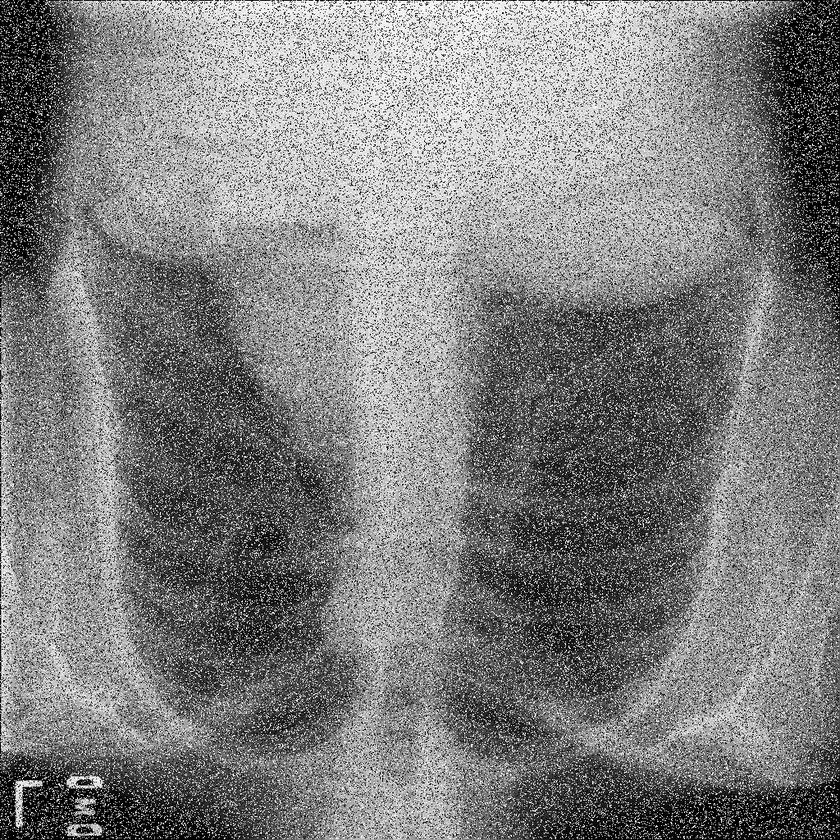
#> input picture hw2.png, 840 x 840 px, shrunk from 1024 x 1024 before the run
$ jupyter execute '113003815_楊東偉_HW2.ipynb'
#> lines starting #> are read from the running program, lines starting #| are printed output that depends on the picture
# **Homework 2**

## **Basis of Numpy Library**

Numpy is the core library for scientific computing in Python. It provides a high-performance multidimensional array object and tools for working with these **arrays**.

To use Numpy, we first need to import the `numpy` package:

[cell 1]
# import library
import numpy as np

### **Arrays**

- A numpy array is a grid of values, all of the same type, and is indexed by a tuple of nonnegative integers.

- The number of dimensions is the rank of the array;

- The shape of an array is a tuple of integers giving the size of the array along each dimension.

**Exercise:**
- What is an **array**?
- Give an example that can be represented by an array.

[cell 2]
# create 1d array
import numpy as np
array_1d = np.array([1, 2, 3, 4, 5])
print(array_1d)

[cell 3]
# print shape
import numpy as np
array_1d = np.array([1, 2, 3, 4, 5])
print(array_1d.shape)

[cell 4]
# create 2d array
import numpy as np
array_2d =np.array([[1, 2, 3],[4, 5, 6]])
print(array_2d)

[cell 5]
# print shape
import numpy as np
array_2d =np.array([[1, 2, 3],[4, 5, 6]])
print(array_2d.shape)

[cell 6]
# create 3d array
import numpy as np
array_3d =np.array([[[1, 2, 3],[4, 5, 6]],[[11,12,13],[14,15,16]]])
print(array_3d)
print (array_3d.ndim)

[cell 7]
# print shape
import numpy as np
array_3d =np.array([[[1, 2, 3],[4, 5, 6]],[[11,12,13],[14,15,16]]])
print(array_3d.shape)
print(array_3d.ndim)

### **Array Indexing**

[cell 8]
# print the second element in your 1d array
import numpy as np
array_1d = np.array([1, 2, 3, 4, 5])
print(array_1d[1])

[cell 9]
# print the first row second element in your 2d array
import numpy as np
array_2d =np.array([[1, 2, 3],[4, 5, 6]])
print(array_2d[0,1])

[cell 10]
# print the first rank first row second element in your 3d array
import numpy as np
array_3d =np.array([[[1, 2, 3],[4, 5, 6]],[[11,12,13],[14,15,16]]])
print(array_3d[0,0,1])

### **Array Operations**

[cell 11]
# create 2 2d-array
import numpy as np
x = np.array([[1, 2],[3, 4]], dtype=int)
y = np.array([[5, 6],[7, 8]], dtype=int)
# Elementwise sum; both produce an array
print(x + y)
print(np.add(x, y))

[cell 12]
# Elementwise difference; both produce an array
import numpy as np
x = np.array([[1, 2],[3, 4]], dtype=int)
y = np.array([[5, 6],[7, 8]], dtype=int)
print(x - y)
print(np.subtract(x, y))

[cell 13]
# Elementwise division; both produce an array
import numpy as np
x = np.array([[1, 2],[3, 4]], dtype=int)
y = np.array([[5, 6],[7, 8]], dtype=int)
print(x / y)
print(np.divide(x, y))

[cell 14]
# Elementwise product; both produce the array
import numpy as np
x = np.array([[1, 2],[3, 4]], dtype=int)
y = np.array([[5, 6],[7, 8]], dtype=int)
print(x * y)
print(np.multiply(x, y))

[cell 15]
# Dot product or matrix multiplication
import numpy as np
x = np.array([[1, 2],[3, 4]], dtype=int)
y = np.array([[5, 6],[7, 8]], dtype=int)
print(x.dot(y))
print(np.dot(x, y))

## Basis of OpenCV

[cell 16]
# read file
import cv2
import matplotlib.pyplot as plt
filename = 'hw2.png'  # your file path
img = cv2.imread(filename)
#> img is the input picture: shape (840, 840, 3); min 0, max 255, mean 126.7
img_rgb = cv2.cvtColor(img, cv2.COLOR_BGR2RGB)  # Convert BGR to RGB for correct color display
plt.imshow(img_rgb)
plt.title("Image Display")
plt.axis('off')  # Hide axes
plt.show()
print(img.shape)
#| (840, 840, 3)

[cell 17]
# Rotate
import cv2
import matplotlib.pyplot as plt
import numpy as np
filename = 'hw2.png'  # your file path
img = cv2.imread(filename)
img_rgb = cv2.cvtColor(img, cv2.COLOR_BGR2RGB)  # Convert BGR to RGB for correct color display

(h,w,d) = img.shape # Read picture format
#> h = 840; w = 840; d = 3
center = (w//2,h//2) # Find the center of image
#> center = (420, 420)
P = cv2.getRotationMatrix2D(center,-180,1.0)
rotate_img = cv2.warpAffine(img_rgb,P,(w,h))
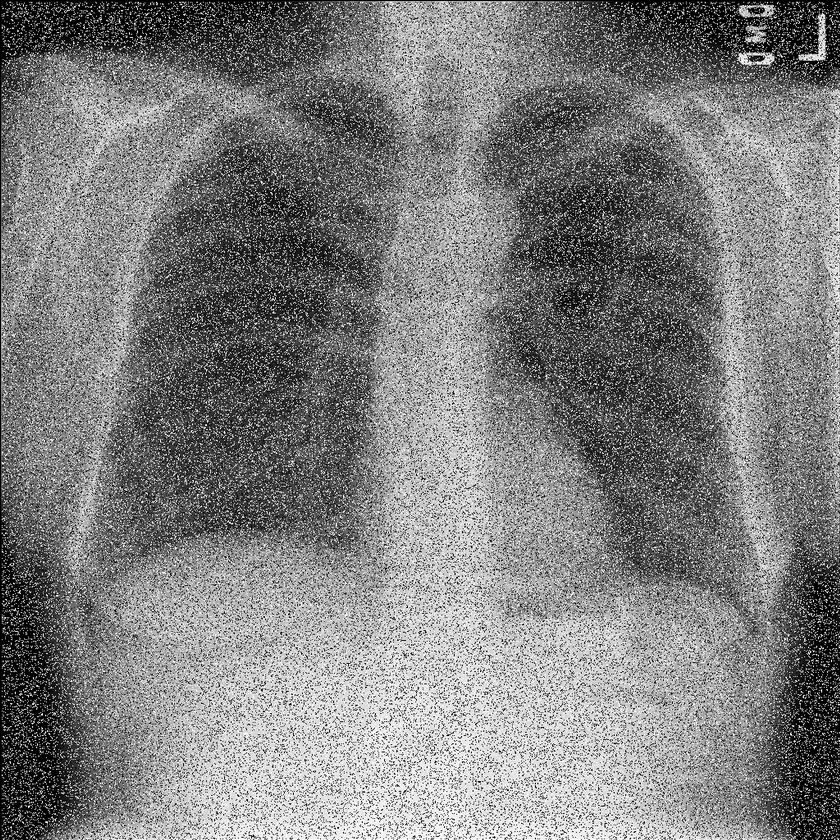
#> rotate_img: shape (840, 840, 3); min 0, max 255, mean 126.6

plt.imshow(rotate_img)
plt.title("Image Display")
plt.axis('off')  # Hide axes
plt.show()
print(img.shape)
#| (840, 840, 3)

[cell 18]
# Denoise by filter
import cv2
import matplotlib.pyplot as plt
import numpy as np

filename = 'hw2.png'  # your file path
img = cv2.imread(filename)
img_rgb = cv2.cvtColor(img, cv2.COLOR_BGR2RGB)  # Convert BGR to RGB for correct color display
(h, w, d) = img.shape  # Read picture format
center = (w // 2, h // 2)  # Find the center of image
P = cv2.getRotationMatrix2D(center, -180, 1.0)
rotate_img = cv2.warpAffine(img_rgb, P, (w, h))
img_raw=rotate_img
denoised_image = cv2.GaussianBlur(img_raw, (21, 21), 0)
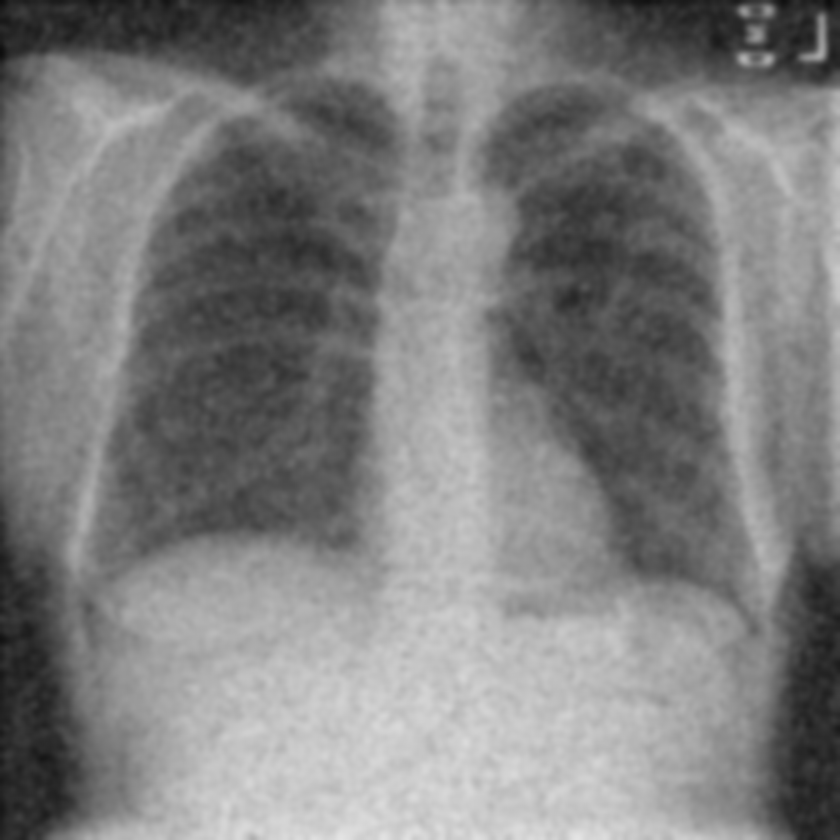
#> denoised_image: shape (840, 840, 3); min 12, max 228, mean 126.7
output_filename = 'denoised_image.png'
output_filename = 'denoised_image.png'
cv2.imwrite(output_filename, cv2.cvtColor(denoised_image, cv2.COLOR_RGB2BGR))
plt.imshow(denoised_image)
plt.title('Denoised Image')
plt.show()
